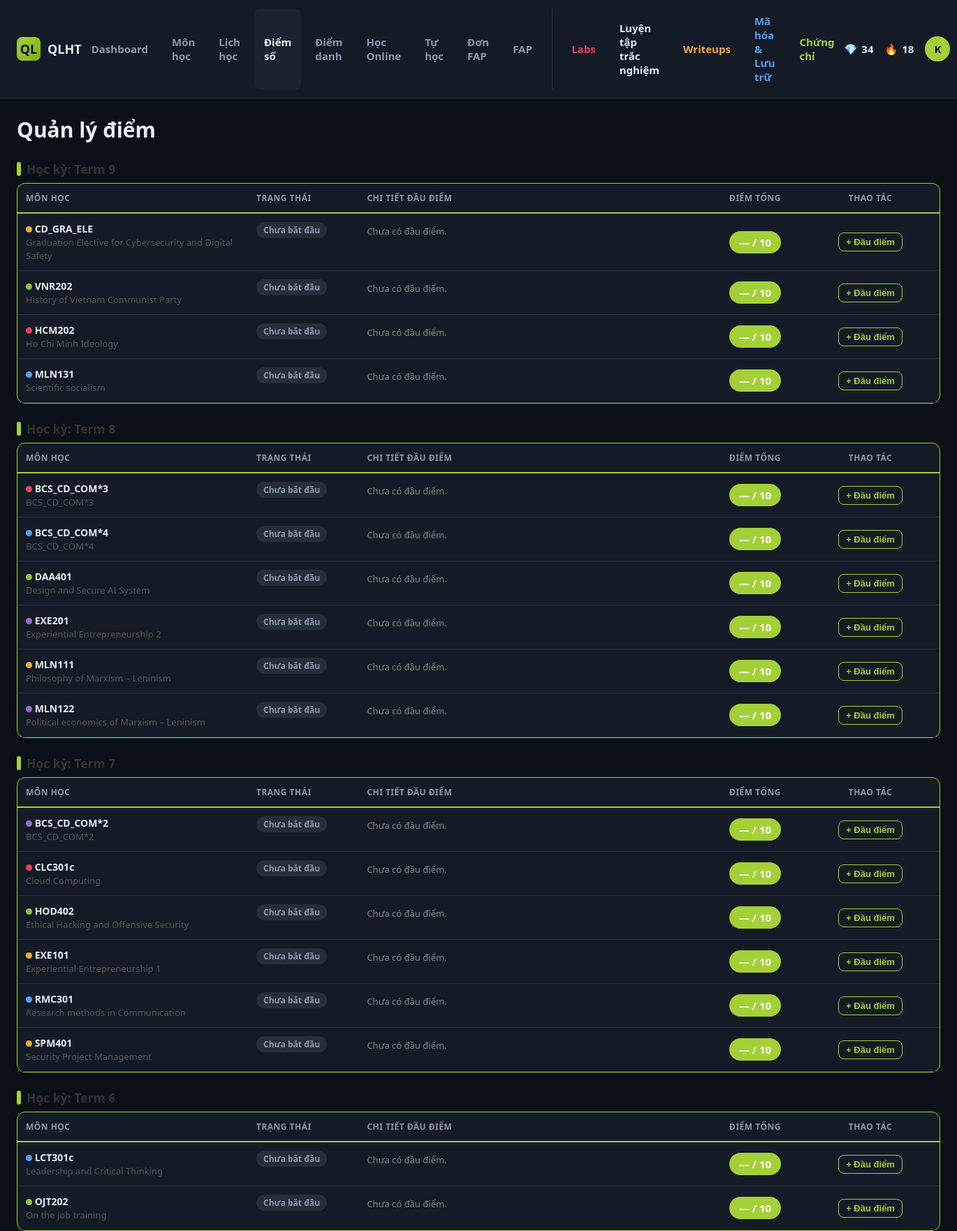
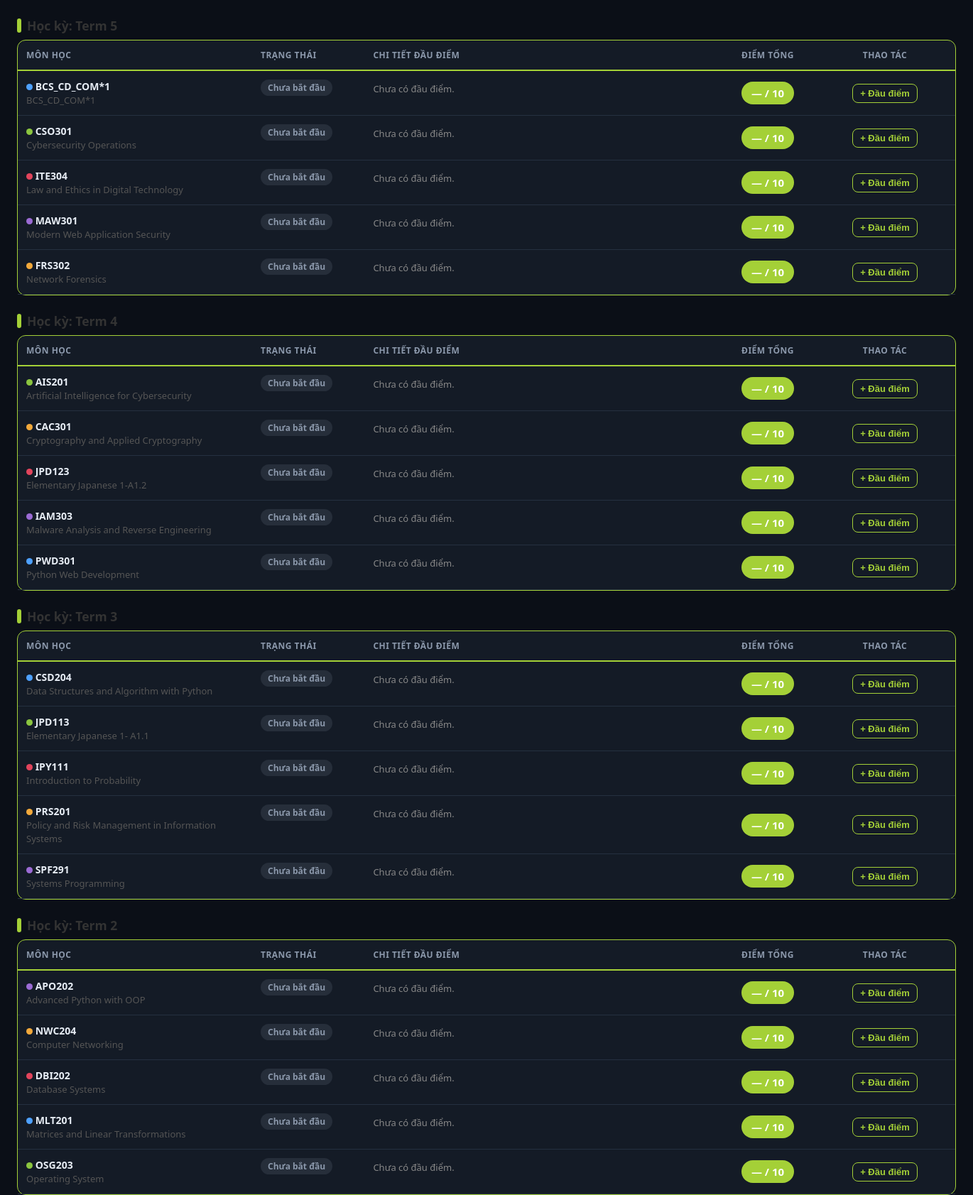
Page /grades.php (signed in, upper part) on the committed database (2 pictures, top to bottom).
### tables this page shows
CREATE TABLE `students` (
  `id` int(11) NOT NULL,
  `student_code` varchar(20) NOT NULL,
  `full_name` varchar(100) NOT NULL,
  `major` varchar(150) NOT NULL,
  `email` varchar(100) DEFAULT NULL,
  `password_hash` varchar(255) NOT NULL,
  `role` enum('student','admin') NOT NULL DEFAULT 'student',
  `avatar` varchar(255) DEFAULT NULL,
  `streak_days` int(11) DEFAULT 0,
  `points` int(11) DEFAULT 0,
  `created_at` timestamp NOT NULL DEFAULT current_timestamp()
);

CREATE TABLE `subjects` (
  `id` int(11) NOT NULL,
  `student_id` int(11) NOT NULL,
  `subject_code` varchar(20) NOT NULL,
  `subject_name` varchar(200) NOT NULL,
  `credits` int(11) DEFAULT 3,
  `semester` varchar(20) NOT NULL,
  `status` enum('not_started','ongoing','completed','exempted') DEFAULT 'not_started',
  `is_online` tinyint(1) DEFAULT 0,
  `online_platform` varchar(100) DEFAULT NULL,
  `online_link` varchar(255) DEFAULT NULL,
  `lecturer` varchar(150) DEFAULT NULL,
  `color` varchar(20) DEFAULT '#8bc53f',
  `created_at` timestamp NOT NULL DEFAULT current_timestamp()
);

### config/auth.php (called while the page is built, shortened)
<?php
require_once __DIR__ . '/database.php';
function isLoggedIn(): bool {
    return isset($_SESSION['student_id']);
}
function currentStudent(): ?array {
    static $cache = null;
    if ($cache === null) {
        $stmt = getDB()->prepare('SELECT * FROM students WHERE id = ?');
        $stmt->execute([$_SESSION['student_id']]);
        $cache = $stmt->fetch() ?: null;
    }
    return $cache;
}

### config/database.php (called while the page is built, shortened)
<?php
function getDB(): PDO {
    static $pdo = null;
    if ($pdo === null) {
        $dsn = "mysql:host=" . DB_HOST . ";port=" . DB_PORT . ";dbname=" . DB_NAME . ";charset=" . DB_CHARSET;
        $options = [
            PDO::ATTR_ERRMODE            => PDO::ERRMODE_EXCEPTION,
            PDO::ATTR_DEFAULT_FETCH_MODE => PDO::FETCH_ASSOC,
            PDO::ATTR_EMULATE_PREPARES   => false,
        ];
        try {
            $pdo = new PDO($dsn, DB_USER, DB_PASS, $options);
        } catch (PDOException $e) {
            http_response_code(500);
            die('Loi ket noi co so du lieu: ' . htmlspecialchars($e->getMessage()));
        }
    }
    return $pdo;
}

### grades.php (the view, shortened to what this page needs)
<?php
require_once __DIR__ . '/config/auth.php';
$db = getDB();
$sid = $_SESSION['student_id'];
$stmt = $db->prepare('SELECT * FROM subjects WHERE student_id = ? ORDER BY semester DESC, subject_name');
$stmt->execute([$sid]);
$subjects = $stmt->fetchAll();
$compStmt = $db->prepare('SELECT * FROM grade_components WHERE subject_id = ? ORDER BY id');
$subjectsByTerm = [];
foreach ($subjects as $s) {
    $term = !empty($s['semester']) ? $s['semester'] : 'Chưa phân kỳ';
    $subjectsByTerm[$term][] = $s;
}
$activePage = 'grades';
include __DIR__ . '/includes/header.php';
?>
<div class="card-header">
    <h1 style="margin:0;">Quản lý điểm</h1>
</div>
<?php if (!$subjects): ?>
    <div class="card" style="margin-top:16px;">
        <div class="empty-state">Chưa có môn học nào để quản lý điểm.</div>
    </div>
<?php else: ?>
    <?php foreach ($subjectsByTerm as $term => $termSubjects): ?>
        <h3 style="margin-top: 24px; margin-bottom: 8px; color: #333; display: flex; align-items: center;">
            <span style="display: inline-block; width: 6px; height: 20px; background: #a4d037; margin-right: 8px; border-radius: 4px;"></span>
            Học kỳ: <?= htmlspecialchars($term) ?>
        </h3>
        <div class="card" style="margin-top: 8px; border: 1px solid #a4d037; padding: 0;">
            <table style="width: 100%; border-collapse: collapse; margin: 0;">
                <thead>
                    <tr>
                        <th style="border-bottom: 2px solid #a4d037; text-align: left; padding: 12px; width: 25%;">Môn học</th>
                        <th style="border-bottom: 2px solid #a4d037; text-align: left; padding: 12px; width: 12%;">Trạng thái</th>
                        <th style="border-bottom: 2px solid #a4d037; text-align: left; padding: 12px; width: 38%;">Chi tiết đầu điểm</th>
                        <th style="border-bottom: 2px solid #a4d037; text-align: center; padding: 12px; width: 10%;">Điểm tổng</th>
                        <th style="border-bottom: 2px solid #a4d037; text-align: center; padding: 12px; width: 15%;">Thao tác</th>
                    </tr>
                </thead>
                <tbody>
                <?php foreach ($termSubjects as $s):
                    $map = [
                        'ongoing' => ['Đang học','badge-blue'],
                        'completed' => ['Passed','badge-green'],
                        'not_started' => ['Chưa bắt đầu','badge-gray'],
                        'exempted' => ['Miễn môn','badge-purple']
                    ];
                    $status_key = $s['status'] ?? 'not_started';
                    [$label, $cls] = $map[$status_key] ?? ['Không xác định', 'badge-gray'];
                    $isExempt = ($status_key === 'exempted');
                    $weightedScore = 0; $weightSum = 0; $hasScore = false; $components = [];
                    if (!$isExempt) {
                        $compStmt->execute([$s['id']]);
                        $components = $compStmt->fetchAll();
                    }
                ?>
                    <tr data-subject="<?= $s['id'] ?>" style="border-bottom: 1px solid #eee;">
                        <td style="padding: 12px; vertical-align: top;">
                            <span class="dot" style="background:<?= htmlspecialchars($s['color']) ?>"></span>
                            <strong><?= htmlspecialchars($s['subject_code']) ?></strong><br>
                            <span style="font-size: 13px; color: #555;"><?= htmlspecialchars($s['subject_name']) ?></span>
                        </td>
                        <td style="padding: 12px; vertical-align: top;">
                            <span class="badge <?= $cls ?>"><?= $label ?></span>
                        </td>
                        <td style="padding: 12px; vertical-align: top;">
                            <?php if ($isExempt): ?>
                                <div style="color: #8e44ad; font-size: 14px; font-weight: bold; margin-top: 4px;">
                                    Môn học này được miễn
                                </div>
                            <?php else: ?>
                                <?php if ($components): ?>
                                    <table style="width: 100%; font-size: 13px; border-collapse: collapse;">
                                        <?php foreach ($components as $c): ?>
                                            <tr data-comp-id="<?= $c['id'] ?>">
                                                <td style="padding: 4px 0; border: none; width: 45%;"><?= htmlspecialchars($c['component_name']) ?></td>
                                                <td style="padding: 4px 0; border: none; width: 15%; color: #666;"><?= number_format((float)$c['weight_percent'], 0) ?>%</td>
                                                <td style="padding: 4px 0; border: none; width: 30%;">
                                                    <input type="number" step="0.1" min="0" value="<?= $c['score'] !== null ? htmlspecialchars($c['score']) : '' ?>"
                                                           style="width:55px; padding: 2px 4px; border: 1px solid #a4d037; border-radius: 4px; outline: none;" onchange="updateScore(<?= $c['id'] ?>, this.value)">
                                                    / <?= number_format((float)$c['max_score'], 0) ?>
                                                </td>
                                                <td style="padding: 4px 0; border: none; text-align: right; width: 10%;">
                                                    <button class="icon-btn" style="padding:0; background:none; border:none; cursor:pointer;" onclick="deleteComponent(<?= $c['id'] ?>, <?= $s['id'] ?>)">🗑️</button>
                                                </td>
                                            </tr>
                                        <?php endforeach; ?>
                                    </table>
                                    <?php if ($weightSum != 100): ?>
                                        <div style="color:var(--orange, #e67e22); font-size:12px; margin-top:6px;">⚠ Tổng trọng số: <?= $weightSum ?>%</div>
                                    <?php endif; ?>
                                <?php else: ?>
                                    <div style="color: #888; font-size: 13px; margin-top: 4px;">Chưa có đầu điểm.</div>
                                <?php endif; ?>
                            <?php endif; ?>
                        </td>
                        <td style="padding: 12px; text-align: center; vertical-align: middle;">
                            <?php if ($isExempt): ?>
                                <span class="badge badge-purple" style="font-size:15px; padding:6px 14px;">Miễn</span>
                            <?php else: ?>
                                <span class="badge" style="font-size:15px; padding:6px 14px; background: #a4d037; color: white;">
                                    <?= $hasScore ? number_format($weightedScore, 2) : '—' ?> / 10
                                </span>
                            <?php endif; ?>
                        </td>
                        <td style="padding: 12px; text-align: center; vertical-align: middle;">
                            <?php if (!$isExempt): ?>
                                <button class="btn btn-outline btn-sm" style="border-color: #a4d037; color: #a4d037; white-space: nowrap;" onclick="openComponentModal(<?= $s['id'] ?>)">+ Đầu điểm</button>
                            <?php endif; ?>
                        </td>
                    </tr>
                <?php endforeach; ?>
                </tbody>
            </table>
        </div>
    <?php endforeach; ?>
<?php endif; ?>
<?php include __DIR__ . '/includes/footer.php'; ?>

### includes/header.php (shortened to what this page needs)
<?php
$student = currentStudent();
$initial = $student ? mb_substr($student['full_name'], 0, 1) : '?';
?>
<!DOCTYPE html>
<html lang="vi">
<head>
<link rel="stylesheet" href="assets/css/style.css">
</head>
<body>
<div class="topbar">
    <div class="brand">
        <div class="logo">QL</div>
        QLHT
    </div>
    <nav>
        <a href="index.php" class="<?= $activePage === 'dashboard' ? 'active' : '' ?>">Dashboard</a>
        <a href="subjects.php" class="<?= $activePage === 'subjects' ? 'active' : '' ?>">Môn học</a>
        <a href="schedule.php" class="<?= $activePage === 'schedule' ? 'active' : '' ?>">Lịch học</a>
        <a href="grades.php" class="<?= $activePage === 'grades' ? 'active' : '' ?>">Điểm số</a>
        <a href="attendance.php" class="<?= $activePage === 'attendance' ? 'active' : '' ?>">Điểm danh</a>
        <a href="online.php" class="<?= $activePage === 'online' ? 'active' : '' ?>">Học Online</a>
        <a href="self_study.php" class="<?= ($activePage === 'self_study') ? 'active' : '' ?>">Tự học</a>
        <a href="fap.php" class="<?= $activePage === 'fap' ? 'active' : '' ?>">Đơn FAP</a>
         <a href="https://fap.fpt.edu.vn/Student.aspx" class="<?= $activePage === 'fap' ? 'active' : '' ?>">FAP</a>
    <a href="labs.php" class="<?= ($activePage === 'labs') ? 'active' : '' ?>" style="color: var(--red);"> Labs</a>
        <a href="quiz_take.php" class="<?= ($activePage === 'quiz') ? 'active' : '' ?>" style="color: var(--pink);">Luyện tập trắc nghiệm</a>
    <a href="writeups.php" class="<?= ($activePage === 'writeups') ? 'active' : '' ?>" style="color: var(--orange);"> Writeups</a>
    <a href="payloads.php" class="<?= ($activePage === 'payloads') ? 'active' : '' ?>" style="color: var(--blue);"> Mã hóa & Lưu trữ</a>
    <a href="certs.php" class="<?= ($activePage === 'certs') ? 'active' : '' ?>" style="color: var(--accent);"> Chứng chỉ</a>
    </nav>
    <div class="right">
        <?php if ($student): ?>
        <div class="stat-pill" title="Điểm rèn luyện"><span>💎</span> <?= (int)$student['points'] ?></div>
        <div class="stat-pill" title="Chuỗi ngày học liên tiếp"><span>🔥</span> <?= (int)$student['streak_days'] ?></div>
        <a href="profile.php" class="avatar"><?= htmlspecialchars($initial) ?></a>
        <?php endif; ?>
    </div>
</div>
<div class="page-wrap">

### assets/css/style.css (style rules this page uses)
:root { --bg: #0b0f17; --bg-panel: #141b26; --bg-panel-2: #1a2330; --border: #253040; --text: #e7edf5; --text-dim: #8b98ab; --accent: #a4d037; --accent-dark: #7fae1c; --blue: #4ea1ff; --red: #e2445c; --orange: #f2a93b; --purple: #9b6bd4; --radius: 12px; --sidebar-w: 232px; }
* { box-sizing: border-box; }
body { margin: 0; background: var(--bg); color: var(--text); font-family: "Segoe UI", Roboto, Inter, Arial, sans-serif; font-size: 15px; }
a { color: inherit; text-decoration: none; }
.topbar { display: flex; align-items: center; justify-content: space-between; padding: 12px 24px; background: var(--bg-panel); border-bottom: 1px solid var(--border); position: sticky; top: 0; z-index: 50; }
.topbar .brand { display: flex; align-items: center; gap: 10px; font-weight: 700; font-size: 18px; }
.topbar .brand .logo { width: 34px; height: 34px; border-radius: 8px; background: linear-gradient(135deg, var(--accent), var(--accent-dark)); display: flex; align-items: center; justify-content: center; color: #0b0f17; font-weight: 800; }
.topbar nav { display: flex; gap: 6px; }
.topbar nav a { padding: 8px 14px; border-radius: 8px; color: var(--text-dim); font-weight: 600; display: flex; align-items: center; gap: 6px; }
.topbar nav a.active, .topbar nav a:hover { color: var(--text); background: var(--bg-panel-2); }
.topbar .right { display: flex; align-items: center; gap: 16px; }
.stat-pill { display: flex; align-items: center; gap: 6px; font-weight: 700; color: var(--text); }
.avatar { width: 36px; height: 36px; border-radius: 50%; background: var(--accent); color: #0b0f17; display: flex; align-items: center; justify-content: center; font-weight: 800; }
.btn { padding: 8px 16px; border-radius: 8px; border: none; font-weight: 700; cursor: pointer; }
.btn-outline { background: transparent; border: 1px solid var(--border); color: var(--text); }
.btn-sm { padding: 5px 10px; font-size: 13px; }
.page-wrap { max-width: 1400px; margin: 0 auto; padding: 24px; }
.card { background: var(--bg-panel); border: 1px solid var(--border); border-radius: var(--radius); padding: 20px; }
.card-header { display: flex; align-items: center; justify-content: space-between; margin-bottom: 14px; }
table { width: 100%; border-collapse: collapse; }
th, td { text-align: left; padding: 10px 12px; border-bottom: 1px solid var(--border); font-size: 14px; }
th { color: var(--text-dim); font-weight: 700; text-transform: uppercase; font-size: 12px; letter-spacing: .04em; }
.badge { display: inline-flex; align-items: center; gap: 5px; padding: 3px 10px; border-radius: 999px; font-size: 12px; font-weight: 700; }
.badge-gray { background: rgba(139,152,171,.15); color: var(--text-dim); }
.dot { width: 9px; height: 9px; border-radius: 50%; display: inline-block; }

### rows in the picture
students: points "34", streak_days "18", full_name "K"
subjects: subject_code "CD_GRA_ELE", subject_name "Graduation Elective for Cybersecurity and Digital Safety", label "Chưa bắt đầu", status "Chưa có đầu điểm."
subjects: subject_code "VNR202", subject_name "History of Vietnam Communist Party", label "Chưa bắt đầu", status "Chưa có đầu điểm."
subjects: subject_code "HCM202", subject_name "Ho Chi Minh Ideology", label "Chưa bắt đầu", status "Chưa có đầu điểm."
subjects: subject_code "MLN131", subject_name "Scientific socialism", label "Chưa bắt đầu", status "Chưa có đầu điểm."
subjects: subject_code "BCS_CD_COM*3", subject_name "BCS_CD_COM*3", label "Chưa bắt đầu", status "Chưa có đầu điểm."
subjects: subject_code "BCS_CD_COM*4", subject_name "BCS_CD_COM*4", label "Chưa bắt đầu", status "Chưa có đầu điểm."
subjects: subject_code "DAA401", subject_name "Design and Secure AI System", label "Chưa bắt đầu", status "Chưa có đầu điểm."
subjects: subject_code "EXE201", subject_name "Experiential Entrepreneurship 2", label "Chưa bắt đầu", status "Chưa có đầu điểm."
subjects: subject_code "MLN111", subject_name "Philosophy of Marxism – Leninism", label "Chưa bắt đầu", status "Chưa có đầu điểm."
subjects: subject_code "MLN122", subject_name "Political economics of Marxism – Leninism", label "Chưa bắt đầu", status "Chưa có đầu điểm."
subjects: subject_code "BCS_CD_COM*2", subject_name "BCS_CD_COM*2", label "Chưa bắt đầu", status "Chưa có đầu điểm."
subjects: subject_code "CLC301c", subject_name "Cloud Computing", label "Chưa bắt đầu", status "Chưa có đầu điểm."
subjects: subject_code "HOD402", subject_name "Ethical Hacking and Offensive Security", label "Chưa bắt đầu", status "Chưa có đầu điểm."
subjects: subject_code "EXE101", subject_name "Experiential Entrepreneurship 1", label "Chưa bắt đầu", status "Chưa có đầu điểm."
subjects: subject_code "RMC301", subject_name "Research methods in Communication", label "Chưa bắt đầu", status "Chưa có đầu điểm."
subjects: subject_code "SPM401", subject_name "Security Project Management", label "Chưa bắt đầu", status "Chưa có đầu điểm."
subjects: subject_code "LCT301c", subject_name "Leadership and Critical Thinking", label "Chưa bắt đầu", status "Chưa có đầu điểm."
subjects: subject_code "OJT202", subject_name "On the job training", label "Chưa bắt đầu", status "Chưa có đầu điểm."
subjects: subject_code "BCS_CD_COM*1", subject_name "BCS_CD_COM*1", label "Chưa bắt đầu", status "Chưa có đầu điểm."
subjects: subject_code "CSO301", subject_name "Cybersecurity Operations", label "Chưa bắt đầu", status "Chưa có đầu điểm."
subjects: subject_code "ITE304", subject_name "Law and Ethics in Digital Technology", label "Chưa bắt đầu", status "Chưa có đầu điểm."
subjects: subject_code "MAW301", subject_name "Modern Web Application Security", label "Chưa bắt đầu", status "Chưa có đầu điểm."
subjects: subject_code "FRS302", subject_name "Network Forensics", label "Chưa bắt đầu", status "Chưa có đầu điểm."
subjects: subject_code "AIS201", subject_name "Artificial Intelligence for Cybersecurity", label "Chưa bắt đầu", status "Chưa có đầu điểm."
subjects: subject_code "CAC301", subject_name "Cryptography and Applied Cryptography", label "Chưa bắt đầu", status "Chưa có đầu điểm."
subjects: subject_code "JPD123", subject_name "Elementary Japanese 1-A1.2", label "Chưa bắt đầu", status "Chưa có đầu điểm."
subjects: subject_code "IAM303", subject_name "Malware Analysis and Reverse Engineering", label "Chưa bắt đầu", status "Chưa có đầu điểm."
subjects: subject_code "PWD301", subject_name "Python Web Development", label "Chưa bắt đầu", status "Chưa có đầu điểm."
subjects: subject_code "CSD204", subject_name "Data Structures and Algorithm with Python", label "Chưa bắt đầu", status "Chưa có đầu điểm."
subjects: subject_code "JPD113", subject_name "Elementary Japanese 1- A1.1", label "Chưa bắt đầu", status "Chưa có đầu điểm."
subjects: subject_code "IPY111", subject_name "Introduction to Probability", label "Chưa bắt đầu", status "Chưa có đầu điểm."
subjects: subject_code "PRS201", subject_name "Policy and Risk Management in Information Systems", label "Chưa bắt đầu", status "Chưa có đầu điểm."
subjects: subject_code "SPF291", subject_name "Systems Programming", label "Chưa bắt đầu", status "Chưa có đầu điểm."
subjects: subject_code "APO202", subject_name "Advanced Python with OOP", label "Chưa bắt đầu", status "Chưa có đầu điểm."
subjects: subject_code "NWC204", subject_name "Computer Networking", label "Chưa bắt đầu", status "Chưa có đầu điểm."
subjects: subject_code "DBI202", subject_name "Database Systems", label "Chưa bắt đầu", status "Chưa có đầu điểm."
subjects: subject_code "MLT201", subject_name "Matrices and Linear Transformations", label "Chưa bắt đầu", status "Chưa có đầu điểm."
subjects: subject_code "OSG203", subject_name "Operating System", label "Chưa bắt đầu", status "Chưa có đầu điểm."

### other values in the picture
$term "Term 9"
$term "Term 8"
$term "Term 7"
$term "Term 6"
$term "Term 5"
$term "Term 4"
$term "Term 3"
$term "Term 2"
